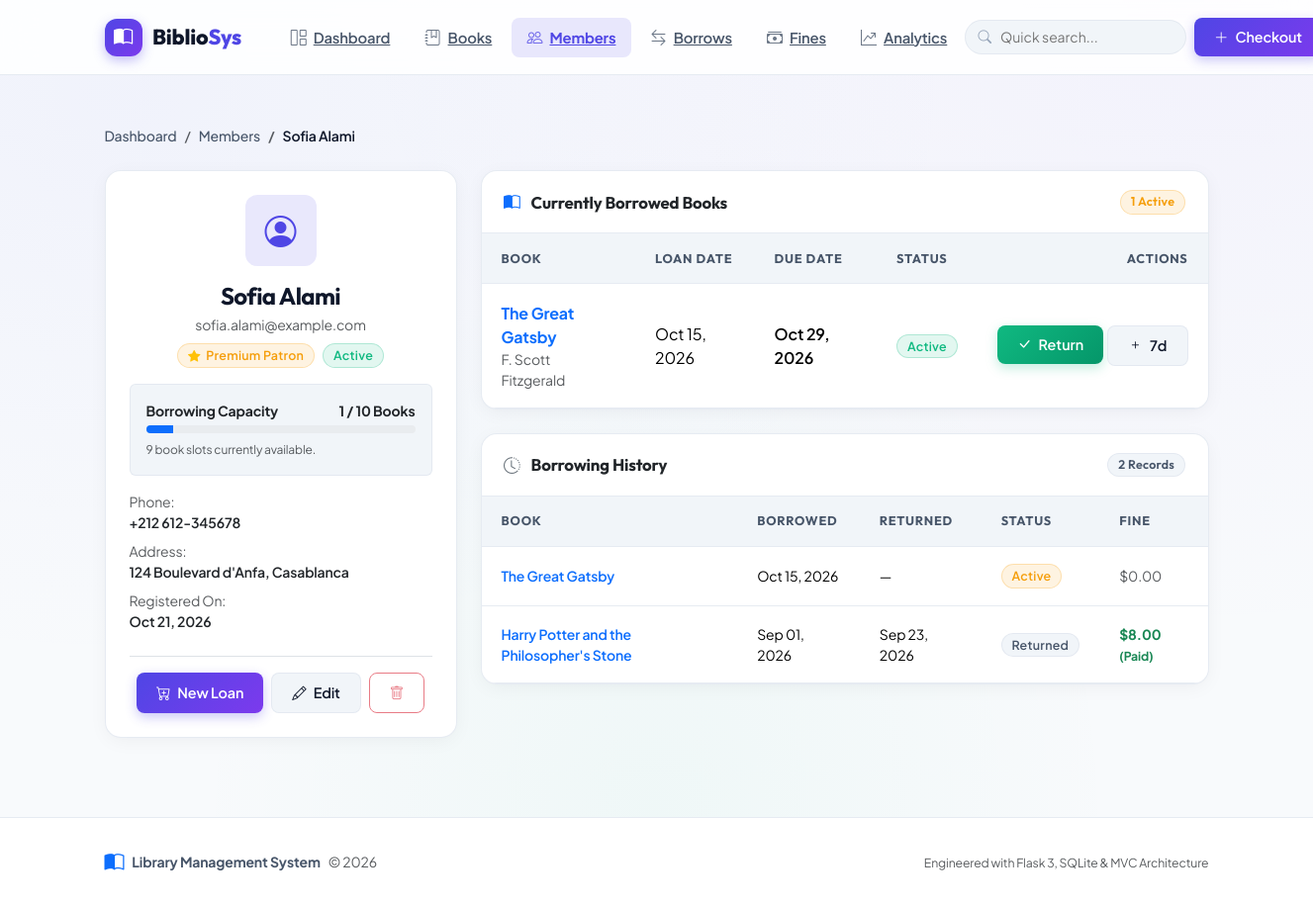
Screenshot of /members/1 with the database file from the repository.
### app/models.py (models this page shows, shortened)
class Member(db.Model):
    __tablename__ = 'members'
    id = db.Column(db.Integer, primary_key=True)
    name = db.Column(db.String(100), nullable=False, index=True)
    email = db.Column(db.String(120), unique=True, nullable=False, index=True)
    phone = db.Column(db.String(20), nullable=True)
    address = db.Column(db.Text, nullable=True)
    registration_date = db.Column(db.DateTime, default=datetime.utcnow)
    membership_type = db.Column(db.String(20), default='standard')  # standard, premium
    is_active = db.Column(db.Boolean, default=True)
    created_at = db.Column(db.DateTime, default=datetime.utcnow)
    updated_at = db.Column(db.DateTime, default=datetime.utcnow, onupdate=datetime.utcnow)
    borrows = db.relationship('Borrow', backref='member', lazy='dynamic', cascade='all, delete-orphan')
    def get_active_borrows(self):
        return self.borrows.filter_by(status='active').all()
    def get_active_borrows_count(self):
        return self.borrows.filter_by(status='active').count()
    @property
    def max_books_allowed(self):
        return 10 if self.membership_type == 'premium' else 5
    def can_borrow_more(self, max_books=None):
        if max_books is None:
            max_books = self.max_books_allowed
        return self.is_active and (self.get_active_borrows_count() < max_books)
    def get_total_fines(self):
        total_fine = 0.0
        returned_unpaid = self.borrows.filter(
            Borrow.status == 'returned',
            Borrow.fine_amount > 0,
            Borrow.fine_paid == False
        ).all()
        for b in returned_unpaid:
            total_fine += (b.fine_amount or 0.0)
        active_borrows = self.get_active_borrows()
        for borrow in active_borrows:
            if borrow.is_overdue():
                total_fine += borrow.calculate_fine()
        return round(total_fine, 2)

class Borrow(db.Model):
    __tablename__ = 'borrows'
    id = db.Column(db.Integer, primary_key=True)
    book_id = db.Column(db.Integer, db.ForeignKey('books.id'), nullable=False, index=True)
    member_id = db.Column(db.Integer, db.ForeignKey('members.id'), nullable=False, index=True)
    borrow_date = db.Column(db.DateTime, default=datetime.utcnow, nullable=False)
    due_date = db.Column(db.DateTime, nullable=False)
    return_date = db.Column(db.DateTime, nullable=True)
    status = db.Column(db.String(20), default='active', nullable=False)  # active, returned, overdue
    notes = db.Column(db.Text, nullable=True)
    fine_amount = db.Column(db.Float, default=0.0)
    fine_paid = db.Column(db.Boolean, default=False)
    created_at = db.Column(db.DateTime, default=datetime.utcnow)
    updated_at = db.Column(db.DateTime, default=datetime.utcnow, onupdate=datetime.utcnow)
    def is_overdue(self):
        if self.status == 'returned':
            return False
        return datetime.now() > self.due_date

class Book(db.Model):
    __tablename__ = 'books'
    id = db.Column(db.Integer, primary_key=True)
    title = db.Column(db.String(200), nullable=False, index=True)
    author = db.Column(db.String(100), nullable=False, index=True)
    isbn = db.Column(db.String(13), unique=True, nullable=False, index=True)
    category = db.Column(db.String(50), nullable=True)
    publication_year = db.Column(db.Integer, nullable=True)
    publisher = db.Column(db.String(100), nullable=True)
    description = db.Column(db.Text, nullable=True)
    quantity = db.Column(db.Integer, default=1, nullable=False)
    available = db.Column(db.Integer, default=1, nullable=False)
    cover_image = db.Column(db.String(200), nullable=True)
    created_at = db.Column(db.DateTime, default=datetime.utcnow)
    updated_at = db.Column(db.DateTime, default=datetime.utcnow, onupdate=datetime.utcnow)
    borrows = db.relationship('Borrow', backref='book', lazy='dynamic', cascade='all, delete-orphan')

### app/routes.py (the view)
@main_bp.route('/members/<int:id>')
def members_detail(id):
    member = Member.query.get_or_404(id)
    active_borrows = member.get_active_borrows()
    borrow_history = Borrow.query.filter_by(member_id=id).order_by(
        Borrow.borrow_date.desc()
    ).all()
    total_fines = member.get_total_fines()
    return render_template(
        'members/detail.html',
        member=member,
        active_borrows=active_borrows,
        borrow_history=borrow_history,
        total_fines=total_fines
    )

### app/templates/members/detail.html (shortened to what this page needs)
{% extends "base.html" %}
{% block content %}
<div class="breadcrumb-wrapper">
    <ol class="breadcrumb">
        <li class="breadcrumb-item"><a href="{{ url_for('main.index') }}">Dashboard</a></li>
        <li class="breadcrumb-item"><a href="{{ url_for('main.members_list') }}">Members</a></li>
        <li class="breadcrumb-item active">{{ member.name }}</li>
    </ol>
</div>
<div class="row g-4">
    <div class="col-lg-4">
        <div class="card mb-4">
            <div class="card-body text-center p-4">
                <div class="stat-icon-wrapper stat-icon-primary mx-auto mb-3" style="width: 72px; height: 72px; font-size: 2rem;">
                    <i class="bi bi-person-circle"></i>
                </div>
                <h4 class="fw-bold mb-1">{{ member.name }}</h4>
                <p class="text-muted small mb-2">{{ member.email }}</p>
                <div class="d-flex justify-content-center gap-2 mb-3">
                    {% if member.membership_type == 'premium' %}
                    <span class="badge badge-soft-warning">
                        <i class="bi bi-star-fill text-warning"></i> Premium Patron
                    </span>
                    {% else %}
                    <span class="badge badge-soft-secondary">
                        Standard Patron
                    </span>
                    {% endif %}
                    {% if member.is_active %}
                    <span class="badge badge-soft-success">Active</span>
                    {% else %}
                    <span class="badge badge-soft-danger">Suspended</span>
                    {% endif %}
                </div>
                {% set max_allowed = member.max_books_allowed %}
                {% set current_active = active_borrows|length %}
                {% set pct = (current_active / max_allowed * 100)|round|int %}
                <div class="p-3 rounded mb-3" style="background: var(--bg-surface-elevated); border: 1px solid var(--border-color);">
                    <div class="d-flex justify-content-between align-items-center mb-1 small fw-bold">
                        <span>Borrowing Capacity</span>
                        <span>{{ current_active }} / {{ max_allowed }} Books</span>
                    </div>
                    <div class="progress" style="height: 8px;">
                        <div class="progress-bar {% if pct >= 100 %}bg-danger{% elif pct >= 70 %}bg-warning{% else %}bg-primary{% endif %}"
                             role="progressbar" style="width: {{ pct }}%;"></div>
                    </div>
                    <small class="text-muted d-block mt-2 text-start" style="font-size: 0.75rem;">
                        {{ max_allowed - current_active }} book slots currently available.
                    </small>
                </div>
                <div class="text-start small">
                    <div class="mb-2">
                        <span class="text-muted d-block">Phone:</span>
                        <span class="fw-semibold">{{ member.phone or 'Not provided' }}</span>
                    </div>
                    <div class="mb-2">
                        <span class="text-muted d-block">Address:</span>
                        <span class="fw-semibold">{{ member.address or 'No address on file' }}</span>
                    </div>
                    <div>
                        <span class="text-muted d-block">Registered On:</span>
                        <span class="fw-semibold">{{ member.registration_date|format_date }}</span>
                    </div>
                </div>
                <div class="d-flex gap-2 justify-content-center mt-4 pt-3 border-top">
                    {% if member.can_borrow_more() %}
                    <a href="{{ url_for('main.borrows_checkout', member_id=member.id) }}" class="btn btn-sm btn-primary">
                        <i class="bi bi-cart-plus"></i> New Loan
                    </a>
                    {% endif %}
                    <a href="{{ url_for('main.members_edit', id=member.id) }}" class="btn btn-sm btn-secondary">
                        <i class="bi bi-pencil"></i> Edit
                    </a>
                    <form method="POST" action="{{ url_for('main.members_delete', id=member.id) }}" class="d-inline"
                          onsubmit="return confirmDelete('Are you sure you want to delete this member account?')">
                        <button type="submit" class="btn btn-sm btn-outline-danger" {% if active_borrows %}disabled title="Cannot delete member with active loans"{% endif %}>
                            <i class="bi bi-trash"></i>
                        </button>
                    </form>
                </div>
            </div>
        </div>
    </div>
    <div class="col-lg-8">
        <div class="card mb-4">
            <div class="card-header">
                <span><i class="bi bi-book-half text-primary me-2"></i> Currently Borrowed Books</span>
                <span class="badge badge-soft-warning">{{ active_borrows|length }} Active</span>
            </div>
            <div class="card-body p-0">
                {% if active_borrows %}
                <div class="table-responsive">
                    <table class="table table-hover align-middle mb-0">
                        <thead>
                            <tr>
                                <th>Book</th>
                                <th>Loan Date</th>
                                <th>Due Date</th>
                                <th>Status</th>
                                <th class="text-end">Actions</th>
                            </tr>
                        </thead>
                        <tbody>
                            {% for borrow in active_borrows %}
                            <tr>
                                <td>
                                    <a href="{{ url_for('main.books_detail', id=borrow.book.id) }}" class="fw-bold text-decoration-none">
                                        {{ borrow.book.title }}
                                    </a>
                                    <small class="text-muted d-block">{{ borrow.book.author }}</small>
                                </td>
                                <td>{{ borrow.borrow_date|format_date }}</td>
                                <td>
                                    <span class="{% if borrow.is_overdue() %}text-danger fw-bold{% else %}fw-semibold{% endif %}">
                                        {{ borrow.due_date|format_date }}
                                    </span>
                                </td>
                                <td>
                                    {% if borrow.is_overdue() %}
                                    <span class="badge badge-soft-danger">
                                        <i class="bi bi-exclamation-triangle"></i> {{ borrow.due_date|days_overdue }} days late
                                    </span>
                                    {% else %}
                                    <span class="badge badge-soft-success">Active</span>
                                    {% endif %}
                                </td>
                                <td class="text-end">
                                    <div class="btn-group btn-group-sm">
                                        <form method="POST" action="{{ url_for('main.borrows_return', id=borrow.id) }}" class="d-inline">
                                            <button type="submit" class="btn btn-success" title="Return Book">
                                                <i class="bi bi-check-lg"></i> Return
                                            </button>
                                        </form>
                                        {% if not borrow.is_overdue() %}
                                        <form method="POST" action="{{ url_for('main.borrows_extend', id=borrow.id) }}" class="d-inline ms-1">
                                            <button type="submit" class="btn btn-secondary" title="Extend by 7 days">
                                                <i class="bi bi-plus"></i> 7d
                                            </button>
                                        </form>
                                        {% endif %}
                                    </div>
                                </td>
                            </tr>
                            {% endfor %}
                        </tbody>
                    </table>
                </div>
                {% else %}
                <div class="p-4 text-center text-muted small">
                    <i class="bi bi-check2-circle fs-3 text-success d-block mb-1"></i>
                    This member has no active loans at this time.
                </div>
                {% endif %}
            </div>
        </div>
        <div class="card">
            <div class="card-header">
                <span><i class="bi bi-clock-history text-secondary me-2"></i> Borrowing History</span>
                <span class="badge badge-soft-secondary">{{ borrow_history|length }} Records</span>
            </div>
            <div class="card-body p-0">
                {% if borrow_history %}
                <div class="table-responsive" style="max-height: 420px;">
                    <table class="table table-hover align-middle mb-0 small">
                        <thead>
                            <tr>
                                <th>Book</th>
                                <th>Borrowed</th>
                                <th>Returned</th>
                                <th>Status</th>
                                <th>Fine</th>
                            </tr>
                        </thead>
                        <tbody>
                            {% for b in borrow_history %}
                            <tr>
                                <td>
                                    <a href="{{ url_for('main.books_detail', id=b.book.id) }}" class="fw-semibold text-decoration-none">
                                        {{ b.book.title }}
                                    </a>
                                </td>
                                <td>{{ b.borrow_date|format_date }}</td>
                                <td>{{ b.return_date|format_date if b.return_date else '—' }}</td>
                                <td>
                                    {% if b.status == 'returned' %}
                                    <span class="badge badge-soft-secondary">Returned</span>
                                    {% elif b.is_overdue() %}
                                    <span class="badge badge-soft-danger">Overdue</span>
                                    {% else %}
                                    <span class="badge badge-soft-warning">Active</span>
                                    {% endif %}
                                </td>
                                <td>
                                    {% if b.fine_amount > 0 %}
                                    <span class="fw-bold {% if b.fine_paid %}text-success{% else %}text-danger{% endif %}">
                                        ${{ "%.2f"|format(b.fine_amount) }}
                                        <small>({{ 'Paid' if b.fine_paid else 'Unpaid' }})</small>
                                    </span>
                                    {% else %}
                                    <span class="text-muted">$0.00</span>
                                    {% endif %}
                                </td>
                            </tr>
                            {% endfor %}
                        </tbody>
                    </table>
                </div>
                {% else %}
                <div class="p-4 text-center text-muted small">
                    No borrowing transactions on record yet.
                </div>
                {% endif %}
            </div>
        </div>
    </div>
</div>
{% endblock %}

### rows the page displays
Member: name "Sofia Alami", email "sofia.alami@example.com", phone "+212 612-345678", address "124 Boulevard d'Anfa, Casablanca", registration_date "Oct 21, 2026"
Borrow: book "The Great Gatsby", book.author "F. Scott Fitzgerald", borrow_date "Oct 15, 2026", due_date "Oct 29, 2026", status "Active", return_date "—", fine_amount "$0.00"
Borrow: book "Harry Potter and the Philosopher's Stone", borrow_date "Sep 01, 2026", return_date "Sep 23, 2026", status "Returned", fine_amount "8.00", fine_paid "Paid"

### other values shown
{{ current_active }} "1"
{{ max_allowed }} "10"
{{ max_allowed - current_active }} "9"
{{ active_borrows|length }} "1"
{{ borrow_history|length }} "2"
{{ app_name }} "Library Management System"
